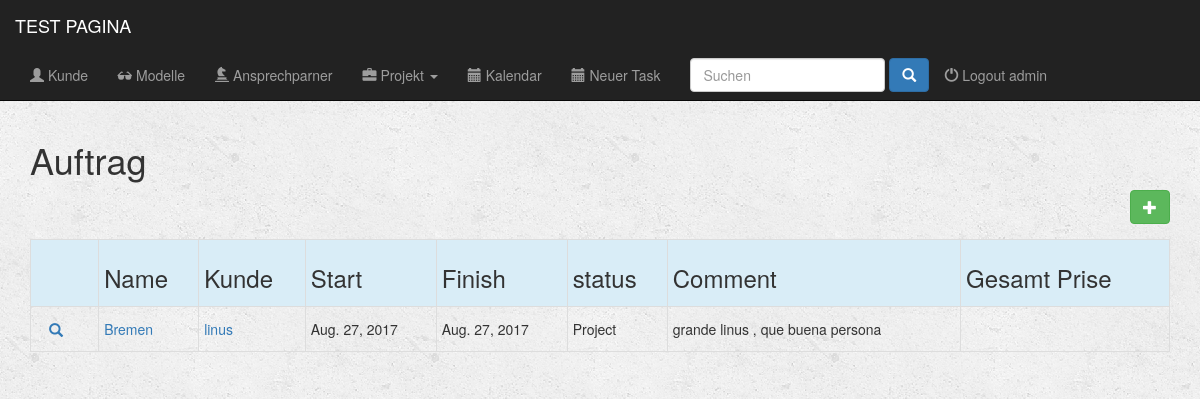
The page /apli/aufttrag/ (signed in) on the database its author committed.
### apli/models.py (models this page shows, shortened)
class Project(models.Model):
    name = models.CharField(max_length=200)
    client = models.ForeignKey(Client, on_delete=models.CASCADE)
    start = models.DateField()
    finish = models.DateField()
    user = models.ForeignKey(User, on_delete=models.CASCADE)
    comment = models.CharField(max_length=500, blank=True)
    sort = models.CharField(max_length=8, choices=(('Angebot', 'angebot'), ('Auftrag', 'aufttrag'), ('Job', 'job'),), default='Angebot')
    statut = models.CharField(max_length=9, choices=(('Project', 'project'), ('Bestätigung', 'confirmed'), ('Fertig', 'realized'), ('bezhal', 'acquitted'), ('Absagen', 'canceled'),), default='Project')
    all_day = models.IntegerField(null=True, blank=True)
    half_day = models.IntegerField(null=True, blank=True)
    half_day_price_pro = models.IntegerField(null=True, blank=True)
    all_day_price_pro = models.IntegerField(null=True, blank=True)
    over_price_pro = models.IntegerField(null=True, blank=True)
    all_in_price_pro = models.IntegerField(null=True, blank=True)
    half_day_price_semipro = models.IntegerField(null=True, blank=True)
    all_day_price_semipro = models.IntegerField(null=True, blank=True)
    over_price_semipro = models.IntegerField(null=True, blank=True)
    all_in_price_semipro = models.IntegerField(null=True, blank=True)
    country = models.CharField(max_length=50, blank=True)
    city = models.CharField(max_length=50, blank=True)
    zip_code = models.CharField(max_length=15, blank=True)
    address = models.CharField(max_length=100, blank=True)
    comment_address = models.CharField(max_length=500, blank=True)
    honorary_base = models.IntegerField(null=True, blank=True)
    honorary_plus = models.IntegerField(null=True, blank=True)
    quantity_models_honorary_plus = models.IntegerField(null=True, blank=True)
    ms_price = models.IntegerField(null=True, blank=True)
    ms_hours = models.IntegerField(null=True, blank=True)
    requirement_price = models.IntegerField(null=True, blank=True)
    requirement_hours = models.IntegerField(null=True, blank=True)
    requisiten_price_for_each_model = models.IntegerField(null=True, blank=True)
    other_title = models.CharField(max_length=50, blank=True)
    other_description = models.CharField(max_length=200, blank=True)
    other_price = models.IntegerField(null=True, blank=True)
    other_hours = models.IntegerField(null=True, blank=True)
    photo_price = models.IntegerField(null=True, blank=True)
    photo_hours = models.IntegerField(null=True, blank=True)
    total_price = models.IntegerField(null=True, blank=True)
    tax = models.IntegerField(default=19)

class Client(models.Model):
    name = models.CharField(max_length=200)
    name_short = models.CharField(max_length=100, blank=True)
    company = models.CharField(max_length=200, blank=True)
    company_short = models.CharField(max_length=100, blank=True)
    country = models.CharField(max_length=50, blank=True)
    city = models.CharField(max_length=50, blank=True)
    zip_code = models.CharField(max_length=15, blank=True)
    address = models.CharField(max_length=100, blank=True)
    email = models.EmailField()
    phone_regex = RegexValidator(regex=r'^\+?1?\d{9,15}$', message="Phone number must be entered in the format: '+999999999'. Up to 15 digits allowed.")
    phone = models.CharField(validators=[phone_regex], max_length=15)
    comment = models.CharField(max_length=500, blank=True)
    class Meta:
        verbose_name = 'Client'
        verbose_name_plural = 'Clients'
    def __str__(self):
        return self.name

### apli/views.py (the view)
@login_required(login_url='/register/login/')
def index_aufttrag(request):
    all_projects = Project.objects.all().filter(sort='Auftrag')
    return render(request, 'apli/auftrag/index_auftrag.html', {'all_projects': all_projects})

### fullcalendar/fullcalendar.py (called while the page is built)
def css_url():
    return FULLCALENDAR['css_url']

def print_css_url():
    return FULLCALENDAR['print_css_url']

def javascript_url():
    return FULLCALENDAR['javascript_url']

def jquery_url():
    return FULLCALENDAR['jquery_url']

def jquery_ui_url():
    return FULLCALENDAR['jquery_ui_url']

### fullcalendar/templatetags/fullcalendar_tags.py (called while the page is built)
@register.inclusion_tag("fullcalendar/calendar_init.html")
def calendar_init(calendar_config_options):
    return {'calendar_config_options': mark_safe(calendar_config_options)}

@register.simple_tag
def fullcalendar_css_url():
    return css_url()

@register.simple_tag
def fullcalendar_print_css_url():
    return print_css_url()

@register.simple_tag
def fullcalendar_javascript_url():
    return javascript_url()

@register.simple_tag
def fullcalendar_jquery_url():
    return jquery_url()

@register.simple_tag
def fullcalendar_jquery_ui_url():
    return jquery_ui_url()

@register.simple_tag
def fullcalendar_css():
    url = fullcalendar_css_url()
    return mark_safe("<link href='%s' rel='stylesheet' />" % url)

@register.simple_tag
def fullcalendar_print_css():
    url = fullcalendar_print_css_url()
    return mark_safe("<link href='%s' rel='stylesheet' media='print' />" % url)

@register.simple_tag
def fullcalendar_jquery():
    url = fullcalendar_jquery_url()
    return mark_safe("<script src='%s'></script>" % url)

@register.simple_tag
def fullcalendar_jquery_ui():
    url = fullcalendar_jquery_ui_url()
    return mark_safe("<script src='%s'></script>" % url)

@register.simple_tag
def fullcalendar_javascript():
    url = fullcalendar_javascript_url()
    return mark_safe("<script src='%s'></script>" % url)

### apli/templates/apli/auftrag/index_auftrag.html
{% extends 'apli/base.html' %}
{% block body %}
    <div class="container">
        <div class=" form-group input-group form-inline col-md-12">
            <h1>Auftrag</h1>
            <a href="{% url 'proyecto_new' %}" <button type="submit" class=" btn btn-success btn-md pull-right"><span class="glyphicon glyphicon-plus" aria-hidden="true"></span> </a>
        </div>
    </div>
    <div class="container">
        {% if all_projects %}
            <div class="table-responsive">
                <table class="table table-striped table-hover table-condensed table-bordered">
                    <tr class="active info">
                        <th></th>
                        <th><h3>Name</h3></th>
                        <th><h3>Kunde</h3></th>
                        <th><h3>Start</h3></th>
                        <th><h3>Finish</h3></th>
                        <th><h3>status</h3></th>
                        <th><h3>Comment</h3></th>
                        <th><h3>Gesamt Prise</h3></th>
                    </tr>
                    {% for project in all_projects %}
                        <tr>
                            <td>
                                <div class=" btn-group-xs">
                                    <div class="">
                                        <a href="{% url 'detail_project' project.id %}" class="btn btn-link btn-link glyphicon glyphicon-search"></a>
                                    </div>
                                </div>
                            </td>
                            <td><a href="{% url 'detail_project' project.id %}"><p class="form-control-static">{{project.name}}</p></a></td>
                            <td><a href="{% url 'detail_client' project.client.id %}"><p class="form-control-static">{{project.client}}</p></a></td>
                            <td><p class="form-control-static">{{project.start}}</p></td>
                            <td><p class="form-control-static">{{project.finish}}</p></td>
                            <td><p class="form-control-static">{{project.statut}}</p></td>
                            <td><p class="form-control-static">{{project.comment}}</p></td>
                            <td><p class="form-control-static">{{project.total_prise}}</p></td>
                        </tr>
                    {% endfor %}
                </table>
            </div>
        {% else %}
            <h3>No hay Project</h3>
        {% endif %}
    </div>
{% endblock%}

### apli/templates/apli/base.html (shortened to what this page needs)
{% load fullcalendar_tags %}
{% load static from staticfiles %}
<!DOCTYPE html>
<html lang="en">
    <head>
        {% fullcalendar_css %}
        {% fullcalendar_print_css %}
        <link rel="stylesheet" href="https://maxcdn.bootstrapcdn.com/bootstrap/3.3.6/css/bootstrap.min.css">
        <link rel="stylesheet" type="text/css" href="{% static 'apli/style.css' %}"/>
    </head>
    <body>
        <div class="container-fluid">
            <header>
                <div="row">
                    <nav class="navbar navbar-inverse navbar-fixed-top" role="navigation">
                        <div class="container-fluid">
                            <div class="navbar-header">
                                <a href="{% url 'dashboard' %}" class="navbar-brand">TEST PAGINA</a>
                            </div>
                            <div class="collapse navbar-collapse" id="topNavBar">
                                <ul class="nav navbar-nav">
                                    <li role="presentation" class="{% block clients_active %}{% endblock %}"><a href="{% url 'index_client' %}"><span class="glyphicon glyphicon-user" aria-hidden="true"></span> Kunde</a></li>
                                    <li role="presentation" class="{% block models_active %}{% endblock %}"><a href="{% url 'index_model' %}"><span class="glyphicon glyphicon-sunglasses" aria-hidden="true"></span> Modelle</a></li>
                                    <li role="presentation" class="{% block personas_active %}{% endblock %}"><a href="{% url 'index_person' %}"><span class="glyphicon glyphicon-knight" aria-hidden="true"></span> Ansprechparner</a></li>
                                    <li class="dropdown">
                                        <a href="#" class="dropdown-toggle {% block cotizaciones_active %}{% endblock %}" data-toggle="dropdown" role="button" aria-expanded="false">
                                            <span class="glyphicon glyphicon-briefcase" aria-hidden="true" class="{% block projects_active %}{% endblock %}"></span>
                                            Projekt
                                            <span class="caret"></span>
                                        </a>
                                    </li>
                                    <li role="presentation" class="{% block calendario_active %}{% endblock %}"><a href="{% url 'calendar_by_user' %}"><span class="glyphicon glyphicon-calendar" aria-hidden="true"></span> Kalendar</a></li>
                                    <li role="presentation" class="{% block task_active %}{% endblock %}}"><a href="{% url 'index_task' %}"><span class="glyphicon glyphicon-calendar" aria-hidden="true"></span> Neuer Task</a></li>
                                    <li role="presentation" >
                                        <form  method="GET" action="{% url 'busca' %}" class="navbar-form navbar-right" role="search" >
                                            <input type="text" placeholder="Suchen" class="form-control" name="q" value="{{ request.GET.q }}">
                                            <button type="submit" class="btn btn-primary ">
                                                <span class="glyphicon glyphicon-search"></span>
                                            </button>
                                        </form>
                                     </li>
                                    <div class= "nav navbar-nav" >
                                        {% if request.user.is_authenticated %}
                                            <li role="presentation" class="pull-right"><a href="{% url 'logout' %}" > <span class="glyphicon glyphicon-off" aria-hidden="true"></span> Logout {{ user }} </a></li>
                                        {% endif %}
                                    </div>
                                </ul>
                            </div>
                        </div>
                    </nav>
                </div>
        {% block body %}
        {% endblock %}
    </body>
</html>

### apli/static/apli/style.css (style rules this page uses)
body { background: white url("images/background.png"); }

### apli/templates/apli/base.html (style rules this page uses)
body { padding-top:60px; }

### rows shown on the page
Project: name "Bremen", client "linus", start "Aug. 27, 2017", finish "Aug. 27, 2017", statut "Project", comment "grande linus , que buena persona"

### other values the page prints
{{ user }} "admin"
